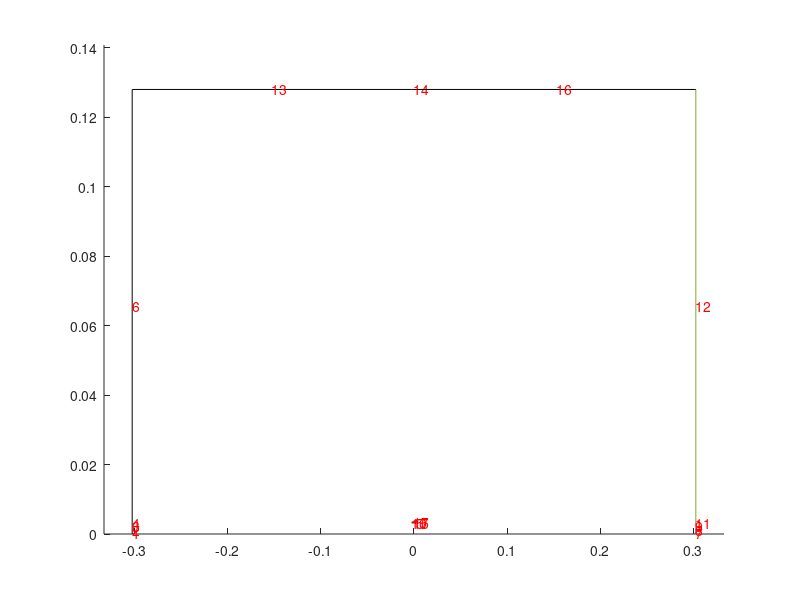

Write the MATLAB code that produced this figure.
function [ ] = cylindricalMeshGenerator( )
% Creates structured hex butterfly mesh for OpenFOAM blockMeshDict

% manual uses the command window to enter input data, auto uses the input data in the .m file
    rData= input('0 - manual input, 1 - auto input: ');

    if rData
        % Give array of coordinates along the symmetry axis (in [ ... ] format)
        z = [-0.3025,-0.0025,0.0025,0.3025];
        % Give array of coordinates along the radial axis, excluding r=0 (in [ ... ] format)
        r = [0.0008,0.0016,0.0032,0.0034,0.128];
        % Give array of BLOCKS to be excluded (in [ ... ] format)
        B = [10];
        % Give axial mesh distribution
        MSHz = [100,10,100];
        % Give axial mesh grading
        GRDNGz = [0.125,1,8];
        % Give radial mesh distribution
        MSHr = [10,10,20,5,50];
        % Give radial mesh grading
        GRDNGr = [1,1,1,1,1];
        % Give convertToMeters
        convertToMeters = 1;
        % Give arc rate of 1st block, default is 0.5 (1 for circle, 0 for square)
        rate1st = 0.5;
        % Complete the 'Boundary' section in the blockMeshDict?
        iRunBs = 1;
        % Define up to   9   Boundaries
        % Give names of Boundaries
        name1 = 'leftPlateHe';
        name2 = 'leftPlateDiel';
        name3 = 'leftPlateAir';
        name4 = 'airOuter';
        name5 = 'electrode';
        name6 = 'rightPlateHe';
        name7 = 'rightPlateDiel';
        name8 = 'rightPlateAir';
        % Give types of Boundaries, 1 - wall, 2 - inlet, 3 - outlet, 4 - patch
        types = [4,4,4,4,4,4,4,4];
        % Give faces of Boundaries
        bounds1 = [1,2];
        bounds2 = [3];
        bounds3 = [4,6];
        bounds4 = [13,14,16];
        bounds5 = [5,10,15,17];
        bounds6 = [7,8];
        bounds7 = [9];
        bounds8 = [11,12];


        iz=length(z);
        ir=length(r);
    else
        rData=0;
        z=input('Give array of coordinates along the symmetry axis (in [ ... ] format): ');
        r=input('Give array of coordinates along the radial axis, excluding r=0 (in [ ... ] format): ');

        iz=length(z);
        ir=length(r);

    %Geometry
        plotBlocks(z,r);
        B=input('Give array of BLOCKS to be excluded (in [ ... ] format): ');



    %Meshing

        plotMesh(z,r);
        [ MSHz , GRDNGz , MSHr , GRDNGr ] = createMesh(z,r);


        convertToMeters = input('Give convertToMeters, default is 1: ');
        if isempty( convertToMeters )
            convertToMeters = 1;
        end
    end

    fID=fopen('blockMeshDict','w');
    fprintf(fID,'/*--------------------------------*- C++ -*----------------------------------*\\ \n');
    fprintf(fID,'  =========                 |\n');
    fprintf(fID,'  \\\\      /  F ield         | OpenFOAM: The Open Source CFD Toolbox\n');
    fprintf(fID,'   \\\\    /   O peration     | Website:  https://openfoam.org\n');
    fprintf(fID,'    \\\\  /    A nd           | Version:  7\n');
    fprintf(fID,'     \\\\/     M anipulation  |\n');
    fprintf(fID,'\\*---------------------------------------------------------------------------*/\n');
    fprintf(fID,'FoamFile\n{\nversion     2.0;\nformat      ascii;\nclass       dictionary;\nobject      blockMeshDict;\n}\n// * * * * * * * * * * * * * * * * * * * * * * * * * * * * * * * * * * * * * //\n\nconvertToMeters %8.4e;\n\n',convertToMeters);

    % Points

    fprintf(fID,'vertices\n(\n');
    count=0;
    s2=sqrt(2);
    for i=1:ir
        for j=1:iz
            fprintf(fID,'(%12.8e  %12.8e %12.8e)  // p%3i \n',-r(i)/s2,-r(i)/s2,z(j),count);
            count=count+1;
            fprintf(fID,'(%12.8e  %12.8e %12.8e)  // p%3i \n', r(i)/s2,-r(i)/s2,z(j),count);
            count=count+1;
            fprintf(fID,'(%12.8e  %12.8e %12.8e)  // p%3i \n', r(i)/s2, r(i)/s2,z(j),count);
            count=count+1;
            fprintf(fID,'(%12.8e  %12.8e %12.8e)  // p%3i \n',-r(i)/s2, r(i)/s2,z(j),count);
            count=count+1;
        end
    end

    %Blocks
    fprintf(fID,');\n\nblocks\n(\n');
    count=0;
    for j=1:iz-1
        if isempty(find(B==count))
            base = count;
            fprintf(fID,'    hex (%3i  %3i  %3i  %3i  %3i  %3i  %3i  %3i)( %4i %4i %4i ) simpleGrading ( %2i %2i %2i ) // block %2i \n',4*base,4*base+1,4*base+2,4*base+3,4*base+4,4*base+5,4*base+6,4*base+7,2*MSHr(1),2*MSHr(1),MSHz(j),1,1,GRDNGz(j),count);
        end
        count=count+1;
    end
    count1_4=count;
    for i=1:ir-1
        for j=1:iz-1
            if isempty(find(B==count1_4))
                base1 = iz*(i-1)*4+(j-1)*4;
                base2 = iz*i*4+(j-1)*4;
                fprintf(fID,'    hex (%3i  %3i  %3i  %3i  %3i  %3i  %3i  %3i)( %4i %4i %4i ) simpleGrading ( %2i %2i %2i ) // block %2i \n',base1+1,base1,  base2,  base2+1,base1+5,base1+4,base2+4,base2+5,2*MSHr(1),MSHr(i+1),MSHz(j),1,GRDNGr(i+1),GRDNGz(j),count);
                count=count+1;
                fprintf(fID,'    hex (%3i  %3i  %3i  %3i  %3i  %3i  %3i  %3i)( %4i %4i %4i ) simpleGrading ( %2i %2i %2i ) // block %2i \n',base1+2,base1+1,base2+1,base2+2,base1+6,base1+5,base2+5,base2+6,2*MSHr(1),MSHr(i+1),MSHz(j),1,GRDNGr(i+1),GRDNGz(j),count);
                count=count+1;
                fprintf(fID,'    hex (%3i  %3i  %3i  %3i  %3i  %3i  %3i  %3i)( %4i %4i %4i ) simpleGrading ( %2i %2i %2i ) // block %2i \n',base1+3,base1+2,base2+2,base2+3,base1+7,base1+6,base2+6,base2+7,2*MSHr(1),MSHr(i+1),MSHz(j),1,GRDNGr(i+1),GRDNGz(j),count);
                count=count+1;
                fprintf(fID,'    hex (%3i  %3i  %3i  %3i  %3i  %3i  %3i  %3i)( %4i %4i %4i ) simpleGrading ( %2i %2i %2i ) // block %2i \n',base1  ,base1+3,base2+3,base2,  base1+4,base1+7,base2+7,base2+4,2*MSHr(1),MSHr(i+1),MSHz(j),1,GRDNGr(i+1),GRDNGz(j),count);
                count=count+1;
            end
            count1_4=count1_4+1;
        end
    end

    %Edges
    fprintf(fID,');\n\nedges\n(\n');
    if ~rData
        rate1st = input('Give arc rate of 1st block, default is 0.5 (1 for circle, 0 for square): ');
    end
    if isempty(rate1st);
        rate1st=0.5;
    end
    for j=1:iz
        base = (j-1)*4;
        arc=r(1)*(rate1st+(1-rate1st)/s2);
        fprintf(fID,'    arc %3i  %3i  (%12.8e  %12.8e %12.8e)\n', base  , base+1,0,-arc,z(j));
        fprintf(fID,'    arc %3i  %3i  (%12.8e  %12.8e %12.8e)\n', base+1, base+2, arc,0,z(j));
        fprintf(fID,'    arc %3i  %3i  (%12.8e  %12.8e %12.8e)\n', base+2, base+3,0, arc,z(j));
        fprintf(fID,'    arc %3i  %3i  (%12.8e  %12.8e %12.8e)\n', base+3, base  ,-arc,0,z(j));
    end

    for i=2:ir
        for j=1:iz
            base = iz*(i-1)*4+(j-1)*4;
            arc=r(i);%r(1)*(rate1st+(1-rate1st)/s2);
            fprintf(fID,'    arc %3i  %3i  (%12.8e  %12.8e %12.8e)\n', base  , base+1,0,-arc,z(j));
            fprintf(fID,'    arc %3i  %3i  (%12.8e  %12.8e %12.8e)\n', base+1, base+2, arc,0,z(j));
            fprintf(fID,'    arc %3i  %3i  (%12.8e  %12.8e %12.8e)\n', base+2, base+3,0, arc,z(j));
            fprintf(fID,'    arc %3i  %3i  (%12.8e  %12.8e %12.8e)\n', base+3, base  ,-arc,0,z(j));
        end
    end

    %Boundary

    if ~rData
        iRunBs=input('0 - stop, 1 - give boundaries: ');
        if isempty(iRunBs)
            iRunBs=0;
        end
    end

    fprintf(fID,');\n\nboundary\n(\n');

    [Bs,nBs]=Boundaries(z,r,B);

    if iRunBs

        checkBs=1:nBs;
        type=['wall  ';'inlet ';'outlet';'patch '];
        count=0;

        while find(checkBs)
            count=count+1;
            if ~rData
                name = input('Give boundary name (in ''...''): ');
                itype = input('Choose BC type 1 - wall, 2 - inlet, 3 - outlet, 4 - patch : ');
                while itype<1 || itype>4
                    itype = input('Incorrect Type!! Choose BC type 1 - wall, 2 - input, 3 - output, 4 - patch: ');
                end
                bounds = input('Give array of boundary faces (in [ ... ] format): ');
            else
                itype=types(count);
                switch count
                    case 1
                        name = name1; bounds = bounds1;
                    case 2
                        name = name2; bounds = bounds2;
                    case 3
                        name = name3; bounds = bounds3;
                    case 4
                        name = name4; bounds = bounds4;
                    case 5
                        name = name5; bounds = bounds5;
                    case 6
                        name = name6; bounds = bounds6;
                    case 7
                        name = name7; bounds = bounds7;
                    case 8
                        name = name8; bounds = bounds8;
                    case 9
                        name = name9; bounds = bounds9;
                end
            end

            for i=1:length(bounds)
                checkBs(find(checkBs == bounds(i)))=0;
            end

            fprintf(fID,'   %s\n   {\n      type %s;\n      faces (\n',name,type(itype,:));
            for i=1:length(bounds)
                if isempty(find(Bs(bounds(i),5:12)))
                    fprintf(fID,'         (%3i %3i %3i %3i)\n',Bs(bounds(i),1:4));
                else
                    fprintf(fID,'         (%3i %3i %3i %3i)\n         (%3i %3i %3i %3i)\n         (%3i %3i %3i %3i)\n         (%3i %3i %3i %3i)\n',Bs(bounds(i),:));
                end
            end
            
            if ~rData
                disp('Remaining boundary faces:')            
                disp(checkBs(find(checkBs)))
            end

            fprintf(fID,'      );\n   }\n');
        end
    end
    fprintf(fID,');\n\nmergePatchPairs();');
    fclose(fID);

end
function [  ] = plotBlocks(z,r)
%UNTITLED Summary of this function goes here
%   Detailed explanation goes here

    iz=length(z);
    ir=length(r);
    close all;
    figure;
    axis([min(z)-0.1*abs(max(z)) , max(z)+0.1*abs(max(z)), 0 , max(r)+0.1*abs(max(r))]);
    hold;
    
    x=[min(z),max(z)];
    for i=1:ir
        y=[r(i),r(i)];
        plot(x,y);
    end
    y=[0,max(r)];
    for i=1:iz
        x=[z(i),z(i)];
        plot(x,y);
    end

    count=0;
    for j=1:iz-1
        text((z(j)+z(j+1))/2,(0+r(1))/2,num2str(count),'Color','red');
        count=count+1;
    end
    for i=1:ir-1
        for j=1:iz-1
            text((z(j)+z(j+1))/2,(r(i)+r(i+1))/2,num2str(count),'Color','red');
            count=count+1;
        end
    end
    hold;

end

function [  ] = plotMesh( z,r )
%UNTITLED2 Summary of this function goes here
%   Detailed explanation goes here

    iz=length(z);
    ir=length(r);
    close all;
    figure;
    axis([min(z)-0.1*abs(max(z)) , max(z)+0.1*abs(max(z)), 0 , max(r)+0.1*abs(max(r))]);
    hold;
    
    x=[min(z),max(z)];
    for i=1:ir
        y=[r(i),r(i)];
        plot(x,y);
    end
    y=[0,max(r)];
    for i=1:iz
        x=[z(i),z(i)];
        plot(x,y);
    end
    count=0;
    for j=1:iz-1
        text((z(j)+z(j+1))/2,0,num2str(count),'Color','red');
        count=count+1;
    end
    text(z(1),r(1)/2,num2str(count),'Color','red');
    count=count+1;
    for i=1:ir-1
        text(z(1),(r(i)+r(i+1))/2,num2str(count),'Color','red');
        count=count+1;
    end
    hold;

end


function [ MSHz , GRDNGz , MSHr , GRDNGr ] = createMesh( z,r )
%UNTITLED3 Summary of this function goes here
%   Detailed explanation goes here

    iz=length(z);
    ir=length(r);
    
    expon = 0.75;
    iniEst=50;
    estimate = round((z(2)-z(1))/max(z)*iniEst)+1;
    MSHz = input(['Give mesh size for face 0, default is ',num2str(estimate),': ']);
    if isempty(MSHz)
        MSHz=estimate;
    end
    GRDNGz = input(['Give grading for faces 0 - ',num2str(iz-2),',default is [ones] (in [ ... ] format): ']);
    if isempty(GRDNGz)
        GRDNGz = ones(1,iz-1);
    end
    while length(GRDNGz)~=iz-1
        GRDNGz = input(['Icorrect array length!! Give grading for faces 0 - ',num2str(iz-2),',default is [ones] (in [ ... ] format): ']);
    end
    for i=2:iz-1
        MSHz(i)= round(MSHz(i-1)*(z(i+1)-z(i))/(z(i)-z(i-1))/GRDNGz(i)^expon)+1;
    end
    disp('Estimated axial mesh distribution:')
    disp(MSHz)
    temp = input('Update axial mesh distribution, or press ENTER to continue: ');
    if ~isempty(temp)
        MSHz=temp;
    end

    estimate = round(r(1)/max(r)*(max(r)/max(z)*iniEst))+1;
    MSHr = input(['Give mesh size for face 0, default is ',num2str(estimate),': ']);
    if isempty(MSHr)
        MSHr=estimate;
    end
    GRDNGr = input(['Give grading for faces ',num2str(iz-1),' - ',num2str(iz+ir-2),',default is [ones] (in [ ... ] format): ']);
    if isempty(GRDNGr)
        GRDNGr = ones(1,ir);
    end
    while length(GRDNGr)~=ir
        GRDNGr = input(['Icorrect array length!! Give grading for faces ',num2str(iz-1),' - ',num2str(iz+ir-2),',default is [ones] (in [ ... ] format): ']);
    end
    if ir>1
        MSHr(2)= round(MSHr(1)*(r(2)-r(1))/r(1)/GRDNGr(2)^expon)+1;
    end
    for i=3:ir
        MSHr(i)= round(MSHr(i-1)*(r(i)-r(i-1))/(r(i-1)-r(i-2))/GRDNGr(i)^expon)+1;
    end
    disp('Estimated radial mesh distribution:')
    disp(MSHr)
    temp = input('Update radial mesh distribution, or press ENTER to continue: ');
    if ~isempty(temp)
        MSHr=temp;
    end

end

function [ Bs,count ] = Boundaries(  z,r,B  )
%UNTITLED Summary of this function goes here
%   Detailed explanation goes here


    iz=length(z);
    ir=length(r);
    BOU = blockBounds(z,r);
    figure;    
    axis([min(z)-0.1*abs(max(z)) , max(z)+0.1*abs(max(z)), 0 , max(r)+0.1*abs(max(r))]);
    hold;
    
    count = 1;
    
% Left Boundaries
    countL = 1;
    L=[];
    for j=0:ir-1
        base=j*(iz-1);
        i=0;
        if isempty(find(B==base+i));
            if base==0
                [L,countL] = base0L(L,countL,i);
            else
                [L,countL] = base1L(L,countL,base,i,iz);
            end
            plot([BOU(base+i+1,10),BOU(base+i+1,10)],BOU(base+i+1,11:12),'color','black');
            text(BOU(base+i+1,10),(BOU(base+i+1,11)+BOU(base+i+1,12))/2,num2str(count),'Color','red');
            count = count+1;
        end
        for i=1:iz-2
            if ~isempty(find(B==base+i-1)) && isempty(find(B==base+i));
                if base==0
                    [L,countL] = base0L(L,countL,i);
                else
                    [L,countL] = base1L(L,countL,base,i,iz);
                end
                plot([BOU(base+i+1,10),BOU(base+i+1,10)],BOU(base+i+1,11:12),'color','black');
                text(BOU(base+i+1,10),(BOU(base+i+1,11)+BOU(base+i+1,12))/2,num2str(count),'Color','red');
                count = count+1;
            end
        end
    end
    
% Right Boundaries
    countR = 1;
    R=[];
    for j=0:ir-1
        base=j*(iz-1);
        for i=1:iz-2
            if isempty(find(B==base+i-1)) && ~isempty(find(B==base+i));
                if base==0
                    [R,countR] = base0R(R,countR,i);
                else
                    [R,countR] = base1R(R,countR,base,i,iz);
                end
                plot([BOU(base+i,4),BOU(base+i,4)],BOU(base+i,5:6));
                text(BOU(base+i,4),(BOU(base+i,5)+BOU(base+i,6))/2,num2str(count),'Color','red');
                count = count+1;
            end
        end
        i = iz-1;
        if isempty(find(B==base+i-1));
            if base==0
                [R,countR] = base0R(R,countR,i);
            else
                [R,countR] = base1R(R,countR,base,i,iz);
            end
            plot([BOU(base+i,4),BOU(base+i,4)],BOU(base+i,5:6));
            text(BOU(base+i,4),(BOU(base+i,5)+BOU(base+i,6))/2,num2str(count),'Color','red');
            count = count+1;
        end
    end
    
% Up Boundaries
    countU = 1;
    U=[];
    for j=1:iz-1
        base=(ir-1)*(iz-1)+j-1;
        i=0;
        if isempty(find(B==base-i));
            [U,countU] = base1U(U,countU,ir-i,j,iz);
            plot(BOU(base+1,7:8),[BOU(base+1,9),BOU(base+1,9)],'color','black');
            text((BOU(base+1,7)+BOU(base+1,8))/2,BOU(base+1,9),num2str(count),'Color','red');
            count = count+1;
        end
         for i=1:ir-1
             if ~isempty(find(B==base-(i-1)*(iz-1))) && isempty(find(B==base-i*(iz-1)));
                [U,countU] = base1U(U,countU,ir-i,j,iz);
                plot(BOU(base-i*(iz-1)+1,7:8),[BOU(base-i*(iz-1)+1,9),BOU(base-i*(iz-1)+1,9)],'color','black');
                text((BOU(base-i*(iz-1)+1,7)+BOU(base-i*(iz-1)+1,8))/2,BOU(base-i*(iz-1)+1,9),num2str(count),'Color','red');
                count = count+1;
             end
         end
     end
    
% Down Boundaries
    countD = 1;
    D=[];
    for j=1:iz-1
        base=(ir-1)*(iz-1)+j-1;
        for i=1:ir-1
            if isempty(find(B==base-(i-1)*(iz-1))) && ~isempty(find(B==base-i*(iz-1)));
               [D,countD] = base1D(D,countD,ir-i,j,iz);
               plot(BOU(base-(i-1)*(iz-1)+1,1:2),[BOU(base-(i-1)*(iz-1)+1,3),BOU(base-(i-1)*(iz-1)+1,3)],'color','red');
               text((BOU(base-(i-1)*(iz-1)+1,1)+BOU(base-(i-1)*(iz-1)+1,2))/2,BOU(base-(i-1)*(iz-1)+1,3),num2str(count),'Color','red');
               count = count+1;
            end
        end
    end
    
    Bs = [L;R;U;D];
    count = count-1;
%L
%R
%U
%D
end

function [bou,count] = base0L(bou,count,i)
    bou(count,1:4)=i*4+3:-1:i*4;
    count = count+1;
end

function [bou,count] = base0R(bou,count,i)
    bou(count,1:4)=i*4:i*4+3;
    count = count+1;
end

function [bou,count] = base1L(bou,count,base,i,iz)
    base2=(base/(iz-1)-1)*iz*4+i*4;
    base1=base/(iz-1)*iz*4+i*4;
    bou(count,1:4)=[base1+1,base1  ,base2  ,base2+1];
    bou(count,5:8)=[base1+2,base1+1,base2+1,base2+2];
    bou(count,9:12)=[base1+3,base1+2,base2+2,base2+3];
    bou(count,13:16)=[base1  ,base1+3,base2+3,base2  ];
    count = count+1;
end


function [bou,count] = base1R(bou,count,base,i,iz)
    base1=(base/(iz-1)-1)*iz*4+i*4;
    base2=base/(iz-1)*iz*4+i*4;
    bou(count,1:4)=[base1+1,base1  ,base2  ,base2+1];
    bou(count,5:8)=[base1+2,base1+1,base2+1,base2+2];
    bou(count,9:12)=[base1+3,base1+2,base2+2,base2+3];
    bou(count,13:16)=[base1  ,base1+3,base2+3,base2  ];
    count = count+1;
end


function [bou,count] = base1U(bou,count,i,j,iz)
    base1=(i-1)*4*iz+4*(j);
    base2=(i-1)*4*iz+4*(j-1);
    bou(count,1:4)=[base1+1,base1  ,base2  ,base2+1];
    bou(count,5:8)=[base1+2,base1+1,base2+1,base2+2];
    bou(count,9:12)=[base1+3,base1+2,base2+2,base2+3];
    bou(count,13:16)=[base1  ,base1+3,base2+3,base2  ];
    count = count+1;
end
function [bou,count] = base1D(bou,count,i,j,iz)
    base1=(i-1)*4*iz+4*(j-1);
    base2=(i-1)*4*iz+4*(j);
    bou(count,1:4)=[base1+1,base1  ,base2  ,base2+1];
    bou(count,5:8)=[base1+2,base1+1,base2+1,base2+2];
    bou(count,9:12)=[base1+3,base1+2,base2+2,base2+3];
    bou(count,13:16)=[base1  ,base1+3,base2+3,base2  ];
    count = count+1;
end

function [ BOU ] = blockBounds( z,r )
%UNTITLED2 Summary of this function goes here
%   Detailed explanation goes here

    iz=length(z);
    ir=length(r);
    close all;
    
    ib = (iz-1)*ir;
    count = 1;
    for i = 1:iz-1
        BOU(count,1:3) = [z(i),z(i+1),0];
        BOU(count,4:6) = [z(i+1),0,r(1)];
        BOU(count,7:9) = [z(i),z(i+1),r(1)];
        BOU(count,10:12) = [z(i),0,r(1)];
        count = count + 1; 
    end
    
    for i = 1:ir-1
        for j = 1:iz-1
            BOU(count,1:3) = [z(j),z(j+1),r(i)];
            BOU(count,4:6) = [z(j+1),r(i),r(i+1)];
            BOU(count,7:9) = [z(j),z(j+1),r(i+1)];
            BOU(count,10:12) = [z(j),r(i),r(i+1)];
            count = count + 1;
        end
    end
end


